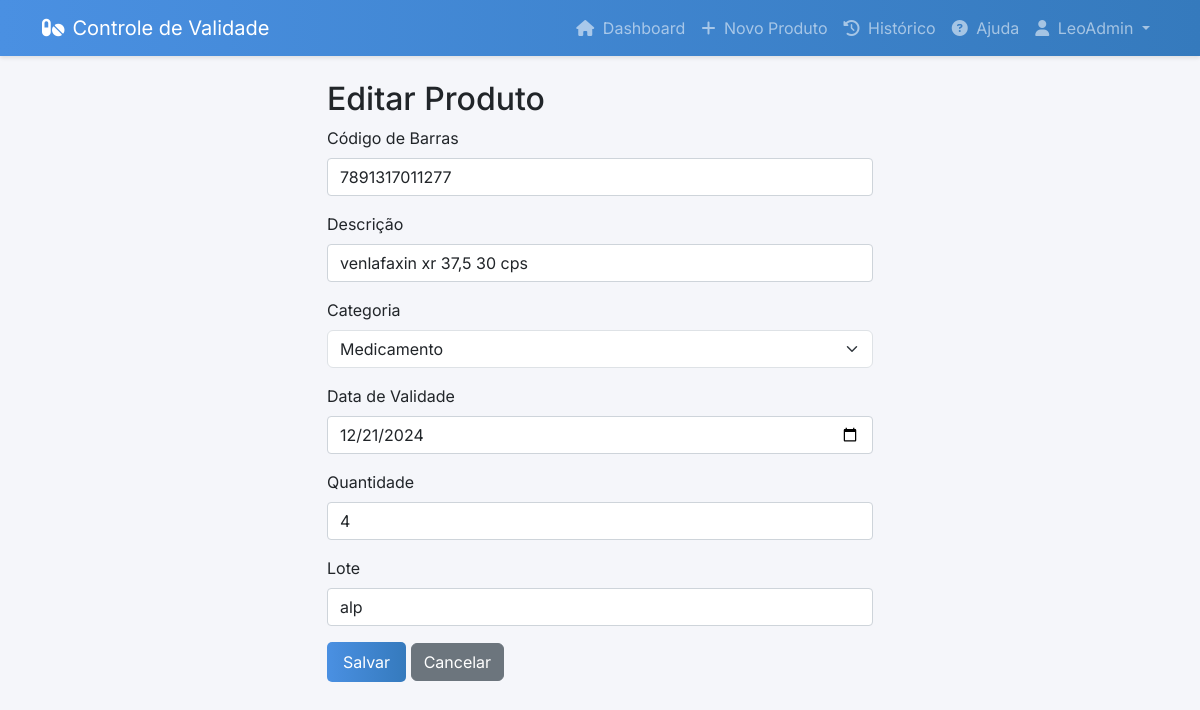
Screenshot of /produto/2/editar/ (signed in) with the database file from the repository.
### core/models.py (models this page shows, shortened)
class Farmacia(AbstractUser):
    nome_loja = models.CharField(max_length=100)
    cpf = models.CharField(max_length=14, unique=True, help_text="Digite o CPF no formato: 000.000.000-00")
    email = models.EmailField(unique=True)
    class Meta:
        verbose_name = "Farmácia"
        verbose_name_plural = "Farmácias"

class Produto(models.Model):
    CATEGORIA_CHOICES = [
        ('MEDICAMENTO', 'Medicamento'),
        ('CONTROLADO', 'Controlado'),
        ('TERMOLABEL', 'Termolábel'),
        ('ALIMENTO', 'Alimento'),
        ('PERFUMARIA', 'Perfumaria'),
    ]
    STATUS_CHOICES = [
        ('ATIVO', 'Ativo'),
        ('RETIRADO', 'Retirado'),
    ]
    farmacia = models.ForeignKey(Farmacia, on_delete=models.CASCADE)
    codigo_barras = models.CharField(max_length=13)
    descricao = models.CharField(max_length=200)
    categoria = models.CharField(
        max_length=20,
        choices=CATEGORIA_CHOICES,
        default='MEDICAMENTO'
    )
    data_validade = models.DateField()
    quantidade = models.IntegerField()
    lote = models.CharField(max_length=50)
    data_cadastro = models.DateTimeField(default=timezone.now)
    status = models.CharField(max_length=10, choices=STATUS_CHOICES, default='ATIVO')
    data_retirada = models.DateTimeField(null=True, blank=True)
    motivo_retirada = models.TextField(blank=True, null=True)
    class Meta:
        ordering = ['-data_cadastro']

### core/views.py (the view, shortened to what this page needs)
# urls.py: path('produto/<int:pk>/editar/', views.produto_editar, name='produto_editar'),
@login_required
def produto_editar(request, pk):
    produto = get_object_or_404(Produto, pk=pk, farmacia=request.user)
    return render(request, 'core/produto_form.html', {'produto': produto})

### core/templates/core/produto_form.html (shortened to what this page needs)
{% extends 'core/base.html' %}
{% block content %}
<div class="row">
    <div class="col-md-6 offset-md-3">
        <h2>{% if produto %}Editar{% else %}Novo{% endif %} Produto</h2>
        <form method="post">
            <div class="mb-3">
                <label for="codigo_barras" class="form-label">Código de Barras</label>
                <div class="input-group">
                    <input type="text" class="form-control" id="codigo_barras" name="codigo_barras"
                           value="{{ produto.codigo_barras|default:'' }}" required
                           {% if produto %}readonly{% endif %}>
                </div>
            </div>
            <div class="mb-3">
                <label for="descricao" class="form-label">Descrição</label>
                <input type="text" class="form-control" id="descricao" name="descricao"
                       value="{{ produto.descricao|default:'' }}" required>
            </div>
            <div class="mb-3">
                <label for="categoria" class="form-label">Categoria</label>
                <select class="form-select" id="categoria" name="categoria" required>
                    <option value="MEDICAMENTO" {% if produto.categoria == 'MEDICAMENTO' %}selected{% endif %}>Medicamento</option>
                </select>
            </div>
            <div class="mb-3">
                <label for="data_validade" class="form-label">Data de Validade</label>
                <input type="date" class="form-control" id="data_validade" name="data_validade"
                       value="{{ produto.data_validade|date:'Y-m-d'|default:'' }}" required>
            </div>
            <div class="mb-3">
                <label for="quantidade" class="form-label">Quantidade</label>
                <input type="number" class="form-control" id="quantidade" name="quantidade"
                       value="{{ produto.quantidade|default:'' }}" required>
            </div>
            <div class="mb-3">
                <label for="lote" class="form-label">Lote</label>
                <input type="text" class="form-control" id="lote" name="lote"
                       value="{{ produto.lote|default:'' }}" required>
            </div>
            <button type="submit" class="btn btn-primary">Salvar</button>
            <a href="{% url 'dashboard' %}" class="btn btn-secondary">Cancelar</a>
        </form>
    </div>
</div>
{% endblock %}

### core/templates/core/base.html (shortened to what this page needs)
<!DOCTYPE html>
<html lang="pt-br">
<head>
    <link href="https://cdn.jsdelivr.net/npm/bootstrap@5.3.0/dist/css/bootstrap.min.css" rel="stylesheet">
    <link href="https://cdn.jsdelivr.net/npm/sweetalert2@11/dist/sweetalert2.min.css" rel="stylesheet">
    <link href="https://cdn.jsdelivr.net/npm/@fortawesome/fontawesome-free@6/css/all.min.css" rel="stylesheet">
    {% load static %}
    <link rel="stylesheet" href="{% static 'css/style.css' %}">
</head>
<body>
    <nav class="navbar navbar-expand-lg navbar-dark">
        <div class="container">
            <a class="navbar-brand d-flex align-items-center" href="{% url 'dashboard' %}">
                <i class="fas fa-pills me-2"></i>
                Controle de Validade
            </a>
            <div class="collapse navbar-collapse" id="navbarNav">
                <ul class="navbar-nav ms-auto">
                    {% if user.is_authenticated %}
                        <li class="nav-item">
                            <a class="nav-link" href="{% url 'dashboard' %}">
                                <i class="fas fa-home me-1"></i> Dashboard
                            </a>
                        </li>
                        <li class="nav-item">
                            <a class="nav-link" href="{% url 'produto_novo' %}">
                                <i class="fas fa-plus me-1"></i> Novo Produto
                            </a>
                        </li>
                        <li class="nav-item">
                            <a class="nav-link" href="{% url 'historico' %}">
                                <i class="fas fa-history me-1"></i> Histórico
                            </a>
                        </li>
                        <li class="nav-item">
                            <a class="nav-link" href="{% url 'ajuda' %}" onclick="showHelp()">
                                <i class="fas fa-question-circle me-1"></i> Ajuda
                            </a>
                        </li>
                        <li class="nav-item dropdown">
                            <a class="nav-link dropdown-toggle" href="#" id="userDropdown" role="button" data-bs-toggle="dropdown">
                                <i class="fas fa-user me-1"></i> {{ user.nome_loja }}
                            </a>
                        </li>
                    {% endif %}
                </ul>
            </div>
        </div>
    </nav>
    <div class="container mt-4">
        {% block content %}
        {% endblock %}
    </div>
</body>
</html>

### static/css/style.css (style rules this page uses)
:root { --primary-color: #4a90e2; --secondary-color: #f5f6fa; --danger-color: #e74c3c; --warning-color: #f1c40f; --success-color: #2ecc71; }
body { background-color: var(--secondary-color); font-family: 'Inter', sans-serif; }
.navbar { box-shadow: 0 2px 4px rgba(0,0,0,0.1); background: linear-gradient(to right, #4a90e2, #357abd); }
.btn-primary { background-color: var(--primary-color); border: none; border-radius: 5px; padding: 0.5rem 1rem; }
.btn-primary { background: linear-gradient(to right, #4a90e2, #357abd); border: none; transition: transform 0.2s; }
.form-control, input[type="text"], input[type="password"], input[type="email"] { display: block; width: 100%; padding: 0.375rem 0.75rem; font-size: 1rem; font-weight: 400; line-height: 1.5; color: #212529; background-color: #fff; background-clip: padding-box; border: 1px solid #ced4da; border-radius: 0.25rem; transition: border-color 0.15s ease-in-out, box-shadow 0.15s ease-in-out; }

### rows the page displays
Farmacia: nome_loja "LeoAdmin"
Produto: codigo_barras "7891317011277", descricao "venlafaxin xr 37,5 30 cps", categoria "Medicamento", data_validade "12/21/2024", quantidade "4", lote "alp"
